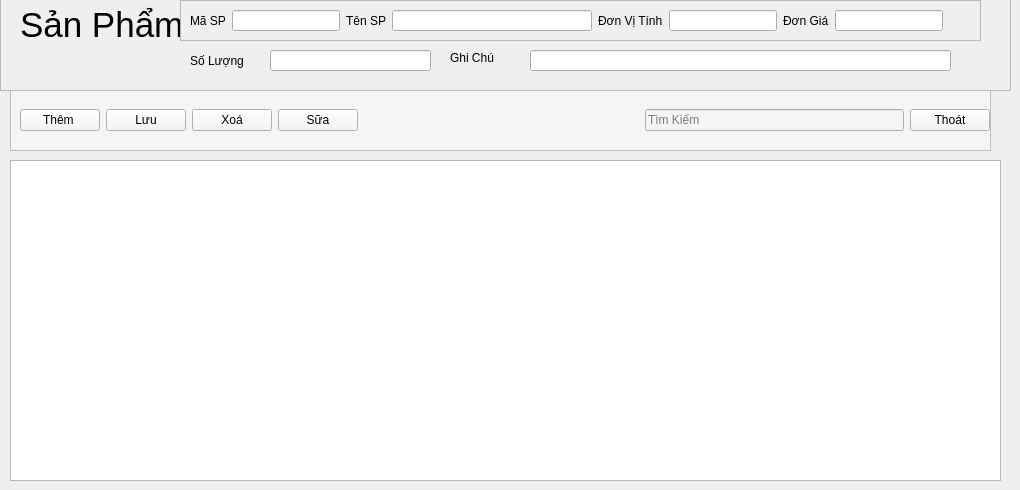
         <widget class="QWidget" name="products_Page">
          <widget class="QFrame" name="frame">
           <property name="geometry">
            <rect>
             <x>0</x>
             <y>-10</y>
             <width>1011</width>
             <height>101</height>
            </rect>
           </property>
           <property name="styleSheet">
            <string notr="true"/>
           </property>
           <property name="frameShape">
            <enum>QFrame::StyledPanel</enum>
           </property>
           <property name="frameShadow">
            <enum>QFrame::Raised</enum>
           </property>
           <widget class="QLabel" name="label_2">
            <property name="geometry">
             <rect>
              <x>20</x>
              <y>0</y>
              <width>161</width>
              <height>71</height>
             </rect>
            </property>
            <property name="text">
             <string>&lt;html&gt;&lt;head/&gt;&lt;body&gt;&lt;p&gt;&lt;span style=&quot; font-size:26pt;&quot;&gt;Sản Phẩm&lt;/span&gt;&lt;/p&gt;&lt;/body&gt;&lt;/html&gt;</string>
            </property>
           </widget>
           <widget class="QLineEdit" name="quantity_Product">
            <property name="geometry">
             <rect>
              <x>270</x>
              <y>60</y>
              <width>161</width>
              <height>21</height>
             </rect>
            </property>
           </widget>
           <widget class="QLabel" name="label_9">
            <property name="geometry">
             <rect>
              <x>190</x>
              <y>60</y>
              <width>81</width>
              <height>21</height>
             </rect>
            </property>
            <property name="text">
             <string>Số Lượng</string>
            </property>
           </widget>
           <widget class="QLineEdit" name="note_Product">
            <property name="geometry">
             <rect>
              <x>530</x>
              <y>60</y>
              <width>421</width>
              <height>21</height>
             </rect>
            </property>
           </widget>
           <widget class="QLabel" name="label_18">
            <property name="geometry">
             <rect>
              <x>450</x>
              <y>60</y>
              <width>61</width>
              <height>16</height>
             </rect>
            </property>
            <property name="text">
             <string>Ghi Chú</string>
            </property>
           </widget>
           <widget class="QFrame" name="frame_4">
            <property name="geometry">
             <rect>
              <x>180</x>
              <y>10</y>
              <width>801</width>
              <height>41</height>
             </rect>
            </property>
            <property name="frameShape">
             <enum>QFrame::StyledPanel</enum>
            </property>
            <property name="frameShadow">
             <enum>QFrame::Raised</enum>
            </property>
            <layout class="QHBoxLayout" name="horizontalLayout_2">
             <item>
              <widget class="QLabel" name="label_id">
               <property name="text">
                <string>Mã SP</string>
               </property>
              </widget>
             </item>
             <item>
              <widget class="QLineEdit" name="id_Product"/>
             </item>
             <item>
              <widget class="QLabel" name="label_10">
               <property name="text">
                <string>Tên SP</string>
               </property>
              </widget>
             </item>
             <item>
              <widget class="QLineEdit" name="name_Product">
               <property name="minimumSize">
                <size>
                 <width>200</width>
                 <height>0</height>
                </size>
               </property>
               <property name="baseSize">
                <size>
                 <width>0</width>
                 <height>0</height>
                </size>
               </property>
              </widget>
             </item>
             <item>
              <widget class="QLabel" name="label_11">
               <property name="text">
                <string>Đơn Vị Tính</string>
               </property>
              </widget>
             </item>
             <item>
              <widget class="QLineEdit" name="unit_Product">
               <property name="minimumSize">
                <size>
                 <width>30</width>
                 <height>0</height>
                </size>
               </property>
              </widget>
             </item>
             <item>
              <widget class="QLabel" name="label_8">
               <property name="text">
                <string>Đơn Giá</string>
               </property>
              </widget>
             </item>
             <item>
              <widget class="QLineEdit" name="price_Product">
               <property name="minimumSize">
                <size>
                 <width>20</width>
                 <height>0</height>
                </size>
               </property>
              </widget>
             </item>
             <item>
              <spacer name="horizontalSpacer">
               <property name="orientation">
                <enum>Qt::Horizontal</enum>
               </property>
               <property name="sizeHint" stdset="0">
                <size>
                 <width>0</width>
                 <height>18</height>
                </size>
               </property>
              </spacer>
             </item>
            </layout>
           </widget>
          </widget>
          <widget class="QFrame" name="frame_2">
           <property name="geometry">
            <rect>
             <x>10</x>
             <y>90</y>
             <width>981</width>
             <height>61</height>
            </rect>
           </property>
           <property name="styleSheet">
            <string notr="true">background-color: rgb(245, 245, 245);</string>
           </property>
           <property name="frameShape">
            <enum>QFrame::StyledPanel</enum>
           </property>
           <property name="frameShadow">
            <enum>QFrame::Raised</enum>
           </property>
           <layout class="QHBoxLayout" name="horizontalLayout">
            <property name="leftMargin">
             <number>9</number>
            </property>
            <property name="topMargin">
             <number>0</number>
            </property>
            <property name="rightMargin">
             <number>0</number>
            </property>
            <property name="bottomMargin">
             <number>0</number>
            </property>
            <item>
             <widget class="QPushButton" name="btn_add_Produuct">
              <property name="text">
               <string>Thêm </string>
              </property>
             </widget>
            </item>
            <item>
             <widget class="QPushButton" name="btn_save_Produuct">
              <property name="text">
               <string>Lưu</string>
              </property>
             </widget>
            </item>
            <item>
             <widget class="QPushButton" name="btn_del_Produuct">
              <property name="text">
               <string>Xoá</string>
              </property>
             </widget>
            </item>
            <item>
             <widget class="QPushButton" name="btn_edit_Produuct">
              <property name="text">
               <string>Sữa</string>
              </property>
             </widget>
            </item>
            <item>
             <spacer name="horizontalSpacer_2">
              <property name="orientation">
               <enum>Qt::Horizontal</enum>
              </property>
              <property name="sizeHint" stdset="0">
               <size>
                <width>281</width>
                <height>20</height>
               </size>
              </property>
             </spacer>
            </item>
            <item>
             <widget class="QLineEdit" name="line_find_Produuct">
              <property name="placeholderText">
               <string>Tìm Kiếm</string>
              </property>
             </widget>
            </item>
            <item>
             <widget class="QPushButton" name="btn_Edit_Produuct">
              <property name="text">
               <string>Thoát</string>
              </property>
             </widget>
            </item>
           </layout>
          </widget>
          <widget class="QTableWidget" name="table_Product">
           <property name="geometry">
            <rect>
             <x>10</x>
             <y>160</y>
             <width>991</width>
             <height>321</height>
            </rect>
           </property>
          </widget>
         </widget>
